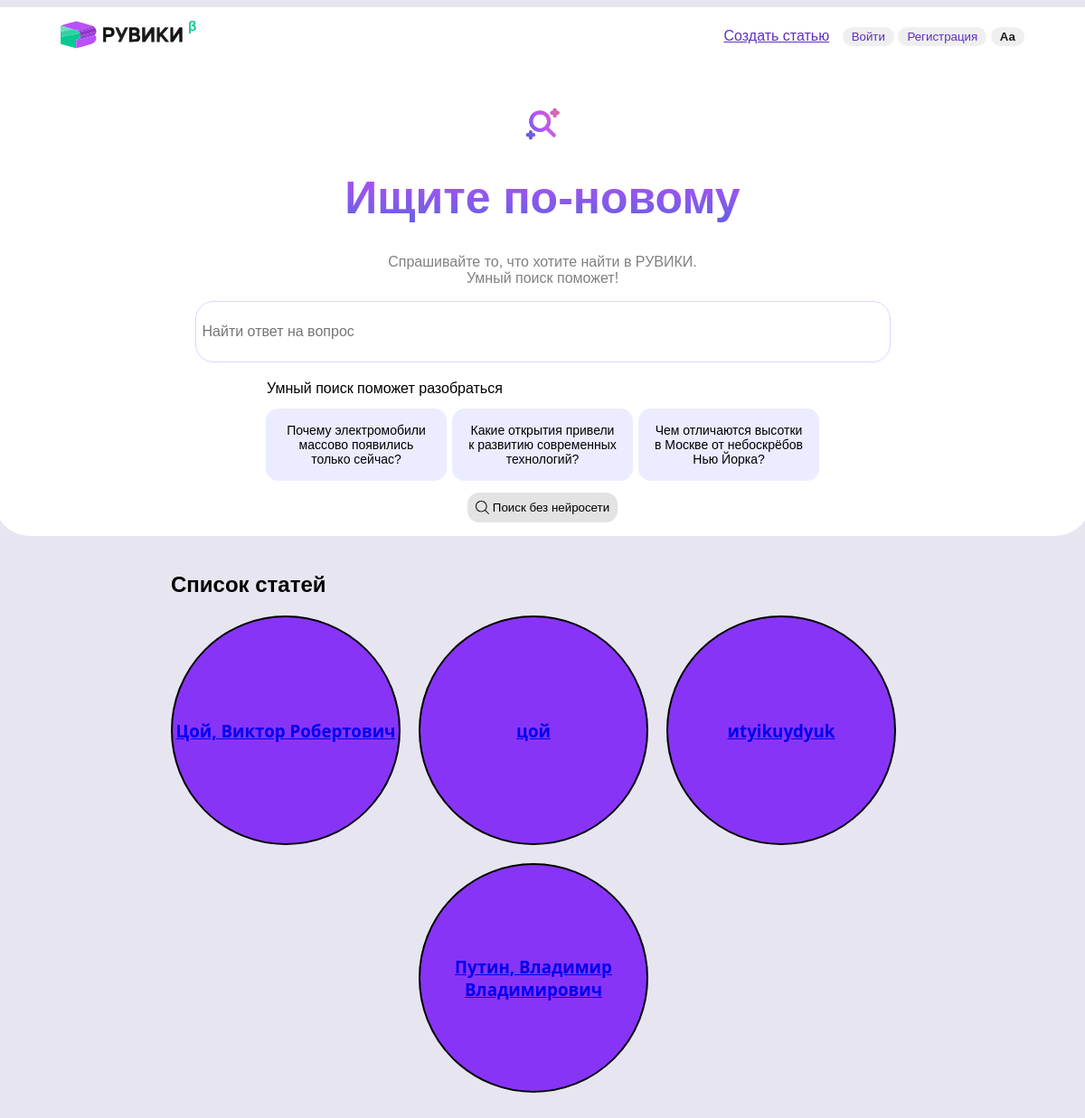
/index, run on the app's committed database.
### tables this page shows
CREATE TABLE articles (
    id INTEGER PRIMARY KEY AUTOINCREMENT,
    title TEXT NOT NULL UNIQUE,
    content TEXT NOT NULL,
    photo TEXT NOT NULL
);

### server.py (the view)
@app.route('/')
@app.route('/index')
def index():
    articles = Database.get_all_articles()
    groups = []
    k = 3
    for i in range(0, len(articles), k):
        groups.append(articles[i:i+k])
    return render_template('ruwiki.html', groups=groups)

### database.py (called while the page is built)
    @staticmethod
    def get_all_articles():
        connection = sqlite3.connect(Database.DATABASE)
        cursor = connection.cursor()
        cursor.execute("SELECT * FROM articles")
        raw_articles = cursor.fetchall()
        articles = []
        for id, title, content, photo in raw_articles:
            article = Article(title, content, photo, id)
            articles.append(article)
        return articles

### templates/ruwiki.html (shortened to what this page needs)
<!DOCTYPE html>
<html>
<head>
    <link rel="stylesheet" href="../static/styles.css">
    <link rel="stylesheet" href="{{ url_for('static', filename='articles.css' ) }}">
</head>
<body>
    <div id="search_new">
        <div class="header">
            <div class="header_menu">
                <a href="#">
                    <img src="../static/logo.svg" alt="Лого РУВИКИ" id="ruwiki_icon" />
                </a>
                <div id="header_buttons">
                    <a class="button_create_article" href="{{ url_for('add_article') }}" >Создать статью</a>
                    <form style="display: inline;" action=" {{ url_for('login') }}" method="GET">
                        <button class="button_login ">Войти</button>
                    </form>
                    <form style="display: inline;" action=" {{ url_for('register') }}" method="GET">
                        <button class="button_login ">Регистрация</button>
                    </form>
                    <button class="button_change_font">Aа</button>
                </div>
            </div>
            <div class="centre_text" id="main">
                <img src="../static/lupa.svg" alt="Лупа РУВИКИ" class="img" />
                <h1>Ищите по-новому</h1>
                <p id="question">
                    Спрашивайте то, что хотите найти в РУВИКИ.
                    <br>
                    Умный поиск поможет!
                </p>
            </div>
            <div class="search_field">
                <input type="text" id="search_text" size="80"
                    placeholder="Найти ответ на вопрос">
            </div>
            <div class="smart-search-block">
                <div class="smart_search_text">
                    Умный поиск поможет разобраться
                </div>
                <div class="cards">
                    <button class="card_with_question"
                        onclick="alert('Привет!')">
                        Почему электромобили массово появились только сейчас?
                    </button>
                    <button class="card_with_question">
                        Какие открытия привели к развитию современных технологий?
                    </button>
                    <button class="card_with_question">
                        Чем отличаются высотки в Москве от небоскрёбов Нью Йорка?
                    </button>
                </div>
                <div class="search_button_block">
                    <button class="search_button">
                        <img src="../static/search.svg" alt="Иконка поиска" id="search_img" />
                        Поиск без нейросети
                    </button>
                </div>
            </div>
        </div>
    </div>
    <div id="head_for_you">
        <div class="article_table">
            <h2 class="article_table_name">Список статей</h2>
            <div class="article_table">
                {% for group in groups %}
                <div class="article_table_row">
                    {% for article in group %}
                    <div class="article_card">
                        <a href="{{ url_for('article', name=article.title)}}">
                            <h3>{{ article.title }}</h3>
                        </a>
                    </div>
                    {% endfor%}
                </div>
                {% endfor%}
            </div>
        </div>
    </div>
</body>
</html>

### static/styles.css (style rules this page uses)
body { font-family: "Gill", sans-serif; display: flex; flex-direction: column; align-items: center; background-color:#e7e5ef; }
h1 { color: transparent; font-size: 50px; background-image: linear-gradient(0deg, #6261E2, #b74ff7); background-clip: text; margin-top: 20px; }
#question { color:gray; }
.header { width: 100%; display: flex; flex-direction: column; align-items: center; }
.img { height: 58px; width: 58px; }
#main { text-align: center; }
.card_with_question { border: none; background-color: #ebecff; color: black; width: 200px; height: auto; padding: 16px; margin: 3px; border-radius: 14px; font-size: 14px; }
.cards { display: flex; justify-content: center; align-items: center; margin-bottom: 10px; }
.smart-search-block { display: flex; flex-direction: column; }
.smart_search_text { display: flex; justify-content: start; margin-bottom: 10px; margin-left: 4px; }
#search_img { width: 15px; height: 15px; margin-right: 4px; }
.search_button_block { display: flex; justify-content: center; }
.search_button { border: none; border-radius: 13px; padding: 9px; display: flex; justify-content: center; align-items: center; background-color: rgb(227, 227, 227); }
#ruwiki_icon { width: 150px; height: auto; }
.button_create_article { color: #5e2ec8; border: none; border-radius: 15px; padding: 3px 10px; cursor: pointer; }
.button_login { color: #5e2ec8; border: none; border-radius: 15px; padding: 3px 10px; cursor: pointer; }
.button_change_font { color: #1e1e1e; border: none; border-radius: 15px; padding: 3px 10px; cursor: pointer; font-weight: bold; }
.header_menu { width: 90%; display: flex; justify-content: space-between; align-items: center; margin-bottom: 50px; }
.search_field { width: 100%; display: flex; justify-content: center; margin-bottom: 20px; }
#search_text { border: 1px solid #d6d9ff; height: 64px; border-radius: 20px; font-size: 16px; text-indent: 5px; }
#search_new { background-color: white; width:100%; height: auto; padding:15px; border-bottom-left-radius: 40px; border-bottom-right-radius: 40px; }
#head_for_you { width: 100%; height: auto; display: flex; justify-content: center; }

### static/articles.css (style rules this page uses)
.article_card { width: 250px; height: 250px; background-color: #8734f7; border-radius: 50%; border: 2px solid black; font-family: system-ui, -apple-system, BlinkMacSystemFont, 'Segoe UI', Roboto, Oxygen, Ubuntu, Cantarell, 'Open Sans', 'Helvetica Neue', sans-serif; display: flex; justify-content: center; align-items: center; margin-right: 20px; margin-bottom: 20px; }
.article_card a { text-align: center; }
.article_table { margin-top: 20px; }
.article_table_row { display: flex; justify-content: center; }

### data on the page
articles: title "Цой, Виктор Робертович"
articles: title "цой"
articles: title "иtyikuydyuk"
articles: title "Путин, Владимир Владимирович"
